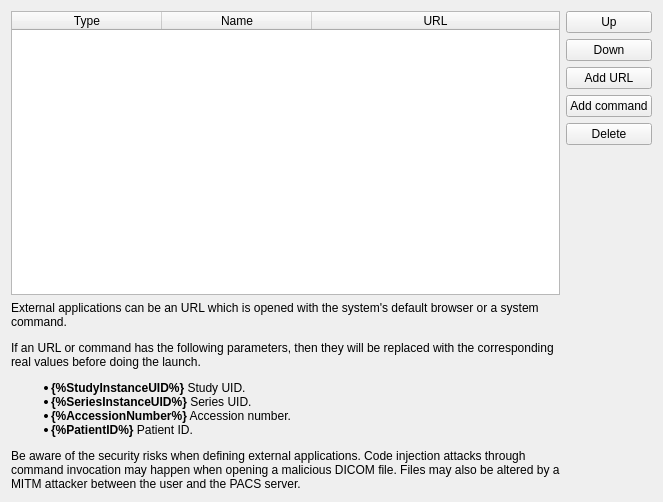
<?xml version="1.0" encoding="UTF-8"?>
<ui version="4.0">
 <class>udg::QExternalApplicationConfigurationScreenBase</class>
 <widget class="QWidget" name="udg::QExternalApplicationConfigurationScreenBase">
  <property name="geometry">
   <rect>
    <x>0</x>
    <y>0</y>
    <width>663</width>
    <height>502</height>
   </rect>
  </property>
  <property name="sizePolicy">
   <sizepolicy hsizetype="Preferred" vsizetype="MinimumExpanding">
    <horstretch>0</horstretch>
    <verstretch>0</verstretch>
   </sizepolicy>
  </property>
  <property name="windowTitle">
   <string>External applications</string>
  </property>
  <property name="windowIcon">
   <iconset resource="../main/main.qrc">
    <normaloff>:/images/system-run-big.svg</normaloff>:/images/system-run-big.svg</iconset>
  </property>
  <layout class="QGridLayout" name="gridLayout">
   <item row="4" column="1">
    <widget class="QPushButton" name="m_buttonDelete">
     <property name="text">
      <string>Delete</string>
     </property>
    </widget>
   </item>
   <item row="1" column="1">
    <widget class="QPushButton" name="m_buttonDown">
     <property name="text">
      <string>Down</string>
     </property>
    </widget>
   </item>
   <item row="3" column="1">
    <widget class="QPushButton" name="m_buttonAddCommand">
     <property name="text">
      <string>Add command</string>
     </property>
    </widget>
   </item>
   <item row="0" column="0" rowspan="6">
    <widget class="QTableWidget" name="m_tableWidget">
     <property name="selectionMode">
      <enum>QAbstractItemView::SingleSelection</enum>
     </property>
     <property name="selectionBehavior">
      <enum>QAbstractItemView::SelectRows</enum>
     </property>
     <attribute name="horizontalHeaderVisible">
      <bool>true</bool>
     </attribute>
     <attribute name="horizontalHeaderDefaultSectionSize">
      <number>150</number>
     </attribute>
     <attribute name="horizontalHeaderStretchLastSection">
      <bool>true</bool>
     </attribute>
     <attribute name="verticalHeaderVisible">
      <bool>false</bool>
     </attribute>
     <column>
      <property name="text">
       <string>Type</string>
      </property>
     </column>
     <column>
      <property name="text">
       <string>Name</string>
      </property>
     </column>
     <column>
      <property name="text">
       <string>URL</string>
      </property>
     </column>
    </widget>
   </item>
   <item row="0" column="1">
    <widget class="QPushButton" name="m_buttonUp">
     <property name="text">
      <string>Up</string>
     </property>
    </widget>
   </item>
   <item row="6" column="0">
    <widget class="QLabel" name="label_3">
     <property name="sizePolicy">
      <sizepolicy hsizetype="Preferred" vsizetype="Maximum">
       <horstretch>0</horstretch>
       <verstretch>0</verstretch>
      </sizepolicy>
     </property>
     <property name="text">
      <string>&lt;html&gt;
&lt;head/&gt;
&lt;body&gt;

&lt;p&gt;External applications can be an URL which is opened with the system's default browser or a system command.&lt;/p&gt;
&lt;p&gt;If an URL or command has the following parameters, then they will be replaced with the corresponding real values before doing the launch.&lt;/p&gt;

&lt;ul&gt;
&lt;li&gt;&lt;b&gt;{%StudyInstanceUID%}&lt;/b&gt; Study UID.&lt;/li&gt;
&lt;li&gt;&lt;b&gt;{%SeriesInstanceUID%}&lt;/b&gt; Series UID.&lt;/li&gt;
&lt;li&gt;&lt;b&gt;{%AccessionNumber%}&lt;/b&gt; Accession number.&lt;/li&gt;
&lt;li&gt;&lt;b&gt;{%PatientID%}&lt;/b&gt; Patient ID.&lt;/li&gt;
&lt;/ul&gt;
&lt;p&gt;Be aware of the security risks when defining external applications. Code injection attacks through command invocation may happen when opening a malicious DICOM file. Files may also be altered by a MITM attacker between the user and the PACS server.&lt;/p&gt;
&lt;/body&gt;
&lt;/html&gt;</string>
     </property>
     <property name="wordWrap">
      <bool>true</bool>
     </property>
    </widget>
   </item>
   <item row="2" column="1">
    <widget class="QPushButton" name="m_buttonAddUrl">
     <property name="text">
      <string>Add URL</string>
     </property>
    </widget>
   </item>
  </layout>
 </widget>
 <resources>
  <include location="../main/main.qrc"/>
  <include location="../main/main.qrc"/>
  <include location="../main/main.qrc"/>
 </resources>
 <connections/>
</ui>
